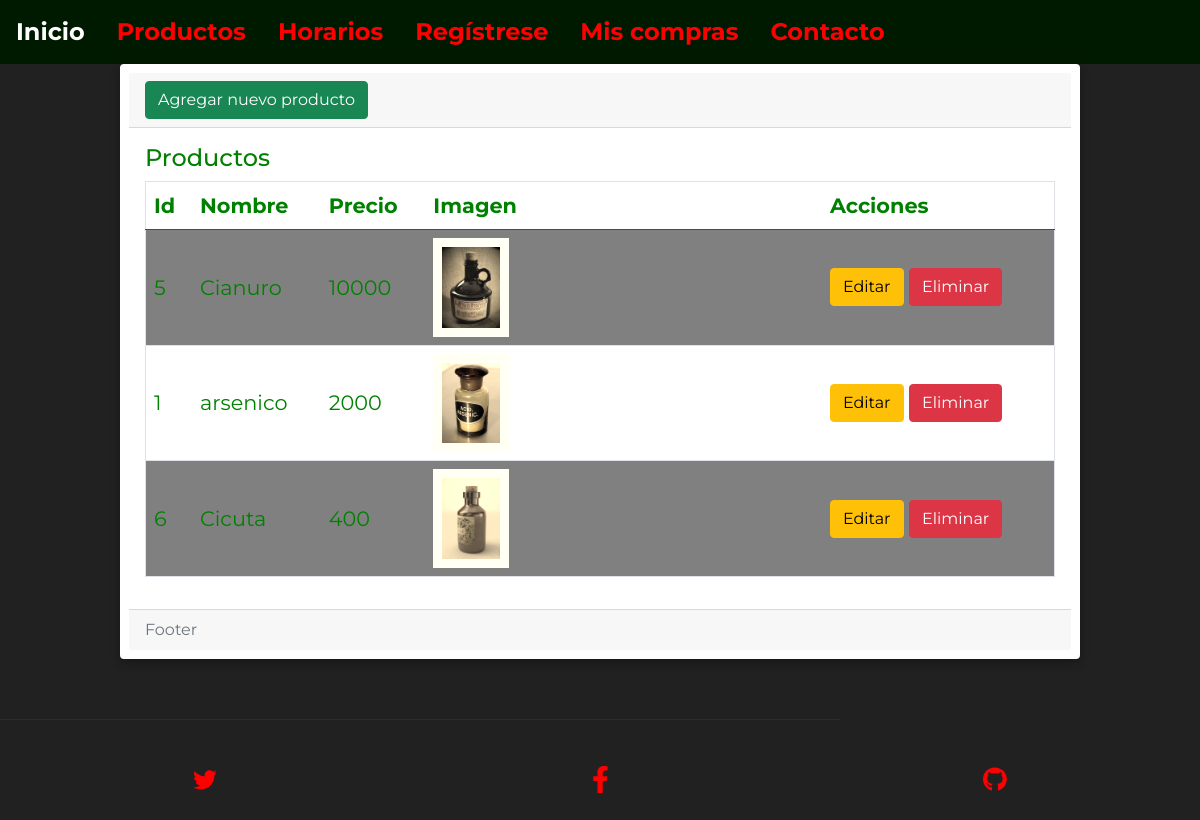
The page /catalog/listado on the database as committed earlier.
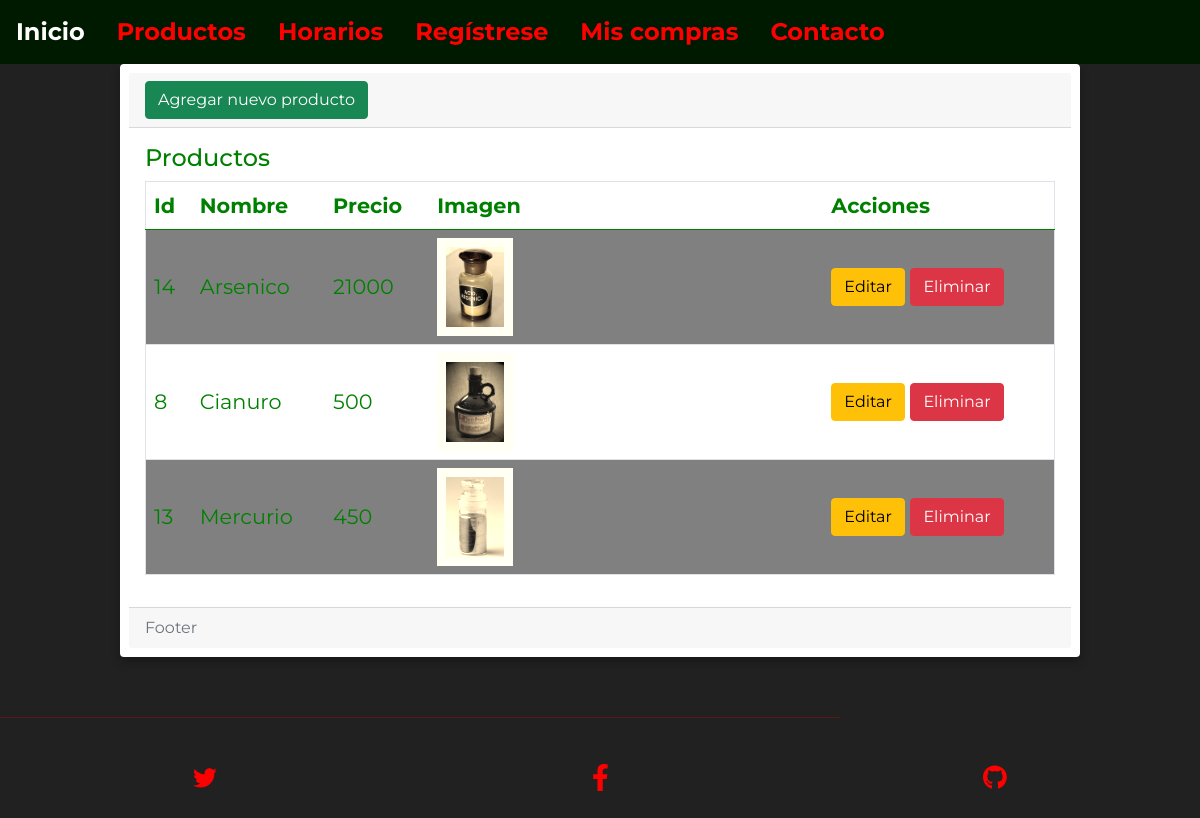
The same page on the database as committed later.
### catalog/models.py (models this page shows, shortened)
class Listado(models.Model):
    id= models.AutoField(primary_key=True)
    name = models.CharField(max_length=20, help_text='Nombre del producto', verbose_name='Nombre del producto')
    description = models.CharField(max_length=100, help_text='Descripción', verbose_name='Descripción')
    price = models.PositiveIntegerField(null=True, verbose_name='Precio')
    image = models.ImageField(upload_to='imagenes/', null=True, verbose_name='Imagen')
    class Meta:
        ordering = ['-price']

### catalog/views.py (the view)
# urls.py: path('listado', views.listado, name='listado'),
def listado(request):
    listado = Listado.objects.all
    return render(request, 'listado.html', {'listado': listado})

### catalog/templates/listado.html (shortened to what this page needs)
{% extends "layout.html" %}
{% block main %}
    <body>
        <div class="card cardcatagolo">
            <div class="card-header">
                <a name="" id="" class="btn btn-success" href="{% url 'crear' %}" role="button">Agregar nuevo producto</a>
            </div>
            <div class="card-body">
                <h4 class="card-title">Productos</h4>
                <table class="table" style="color:green">
                    <thead>
                        <tr>
                            <th>Id</th>
                            <th>Nombre</th>
                            <th>Precio</th>
                            <th>Imagen</th>
                            <th>Acciones</th>
                        </tr>
                    </thead>
                    <tbody>
                        {% for producto in listado %}
                            <tr>
                                <td>{{producto.id}}</td>
                                <td>{{producto.name}}</td>
                                <td>{{producto.price}}</td>
                                <td>
                                    <img src="{{producto.image.url}}" alt="{{producto.name}}" width="20%">
                                </td>
                                <td>
                                    <a name="" id="" class="btn btn-warning" href="{% url 'editar' producto.id %}" role="button">Editar</a>
                                    <a name="" id="" class="btn btn-danger" href="{% url 'eliminar' producto.id %}" role="button">Eliminar</a>
                                </td>
                            </tr>
                        {% endfor %}
                    </tbody>
                </table>
            </div>
            <div class="card-footer text-muted">
                Footer
            </div>
        </div>
    </body>
{% endblock %}

### catalog/templates/layout.html (shortened to what this page needs)
{% load static %}
<!DOCTYPE html>
<html lang="es">
    <head>
        <link rel="stylesheet" href="https://cdnjs.cloudflare.com/ajax/libs/font-awesome/4.7.0/css/font-awesome.min.css">
        <link rel="stylesheet" href="https://cdn.jsdelivr.net/npm/bootstrap@5.0.2/dist/css/bootstrap.min.css">
    </head>
    <body>
        <div class="grid-index">
            <div class="nav-bar-resp" id="my-nav-bar">
                <a href="{% url 'index' %}" class="active">Inicio</a>
                <a href="{% url 'productos' %}">Productos</a>
                <a href="{% url 'horarios' %}">Horarios</a>
                <a href="{% url 'registro' %}">Regístrese</a>
                <a href="{% url 'chango' %}">Mis compras</a>
                <a href="mailto:quieroveneno@farmaciapoison.com.ar?subject=Envenename">Contacto</a>
            </div>
            {% block main %}{% endblock %}
            <hr class="hr-footer">
            <footer id="footer">
                <div class="foot-tw">
                    <p><small><a href="https://twitter.com/sebawil/status/1313473142325743617" target=“_blank”></a></small></p>
                </div>
                <div class="foot-f">
                    <p><small><a href="https://www.facebook.com/Farmacia-Poisson-SRL-113286627529823/" target=“_blank”></a></small></p>
                </div>
                <div class="foot-gh">
                    <p><small><a href="https://github.com/martindipeco" target="_blank"></a></small></p>
                </div>
            </footer>
        </div>
    </body>
</html>

### catalog/static/css/styles.css (style rules this page uses)
body { background-color : #212121; font-family: 'Montserrat', Times; color: Green; padding: 0px; margin: 0px; }
.grid-prox, .grid-index, .grid-time, .grid-reg { display: grid; grid-template-rows: auto auto auto; grid-template-columns: 100%; }
.nav-bar-resp { background-color: #001a00; font-weight: bold; font-size: 1.5em; overflow: hidden; }
.nav-bar-resp a { float: left; display: block; text-align: center; padding: 14px 16px; }
.nav-bar-resp a.active { color: white }
.fb { fill:red; width: 1.2em; }
.tw, .gh { fill: red; width: 1.7em; }
img { filter: sepia(75%); border: 0.8vw solid white; max-width: 80vw; }
a { color: Red; }
a:link { text-decoration: None; }
table { border: 0.1vw solid red; background-color: transparent; margin-right: auto; margin-left: auto; margin-bottom: 1rem; font-size: 1.3em; }
table th, table td { padding: 1.1rem; vertical-align: middle; }
tbody tr:nth-of-type(odd) { background-color: grey; }
.card { position: relative; width: 400px; min-height: 400px; max-width: 80vw; overflow: hidden; border: 0.8vw solid white; margin-left: auto; margin-right: auto; box-shadow: 0px 4px 10px rgba(0, 0, 0, 0.3); }
.hr-footer { margin-top: 5vw; color: red; width: 70vw; }
footer { padding: 0.5vw; margin-top: 2vw; display: flex; text-align: center; justify-content: space-around; }
.cardcatagolo { width: 100%!important; height: 100%!important; }

Rows that differ between the two databases and show on the page:
removed Listado: id "5", name "Cianuro", price "10000", image (picture)
removed Listado: id "1", name "arsenico", price "2000", image (picture)
removed Listado: id "6", name "Cicuta", price "400", image (picture)
added Listado: id "14", name "Arsenico", price "21000", image (picture)
added Listado: id "8", name "Cianuro", price "500", image (picture)
added Listado: id "13", name "Mercurio", price "450", image (picture)
